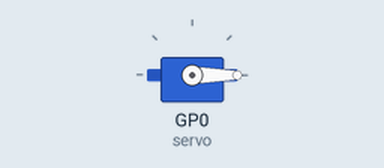
The program below on a simulated Raspberry Pi Pico running MicroPython. Shown: servo. Servo angles are drawn from the pulse width (0.5 ms = 0°, 2.5 ms = 180°).

Above: at 0.05 s.
Timing chart, 0 to 4.6 s (numbered marks = the images above):
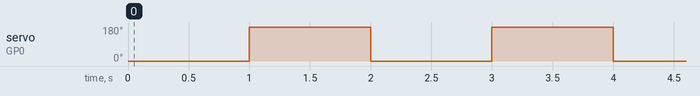

Measured:
- by itself, servo on GP0 (servo): alternates 180° for 1.0 s and 0° for 1.0 s

The program:

Servo_MG90.py
```python
from machine import Pin, PWM
from time import sleep

# Criamos o objeto PWM do servo
servo = PWM( Pin(0) )

# O servo opera com frequência fixa de 50 Hz
servo.freq( 50 )

while True:
  # PWM.duty_u16 leva valores de 0 até 65535
  # Esses valores correspondem ao duty cycle do pwm
  # Ou melhor dizendo, ao comprimento de pulso

  # O servo SG90 tem 2% do duty cycle para 0º
  # Isso equivale a 1350 de 65535

  # Move o servo até 0º ( 2% do duty cycle )
  servo.duty_u16(1350)
  sleep(1)

  # E tem 12% do duty cycle para atingir os 180º
  # Isso equivale a 8200 de 65535

  # Move o servo até 180º (12% do duty cycle )
  servo.duty_u16(8200)
  sleep(1)
```
